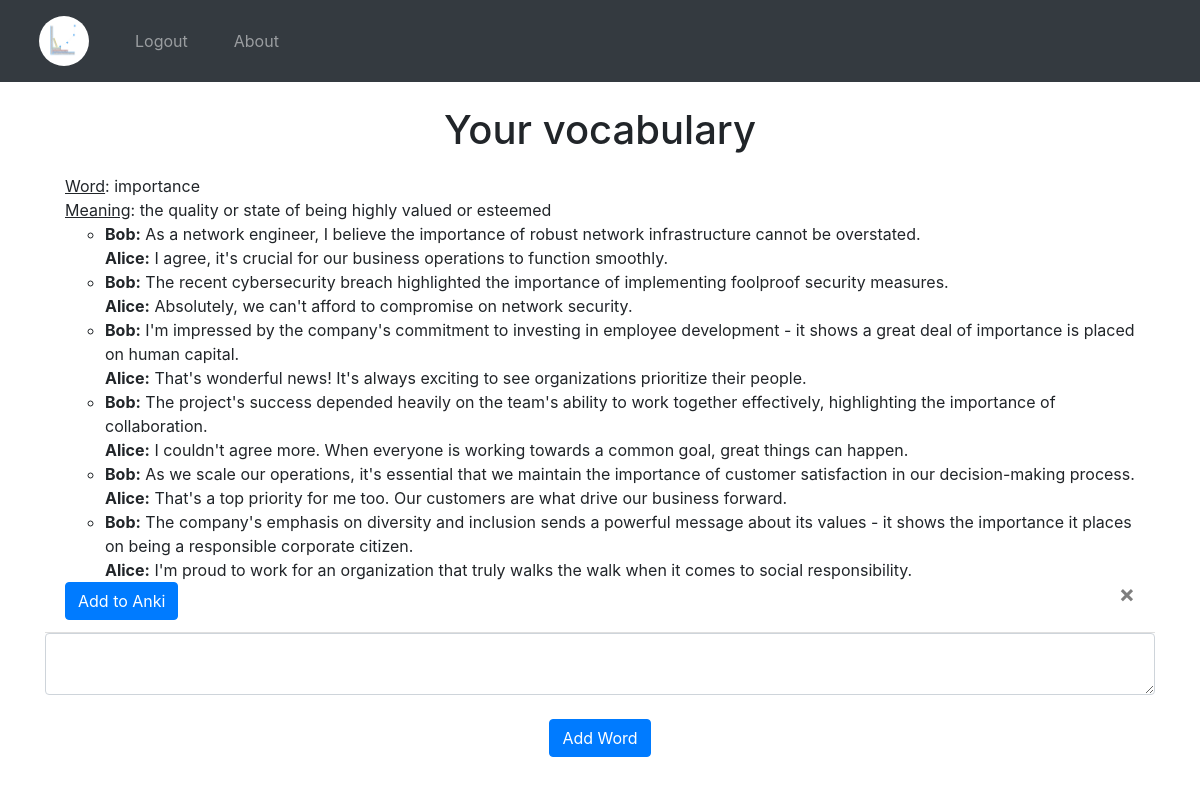
Page / (signed in) on the earlier database version.
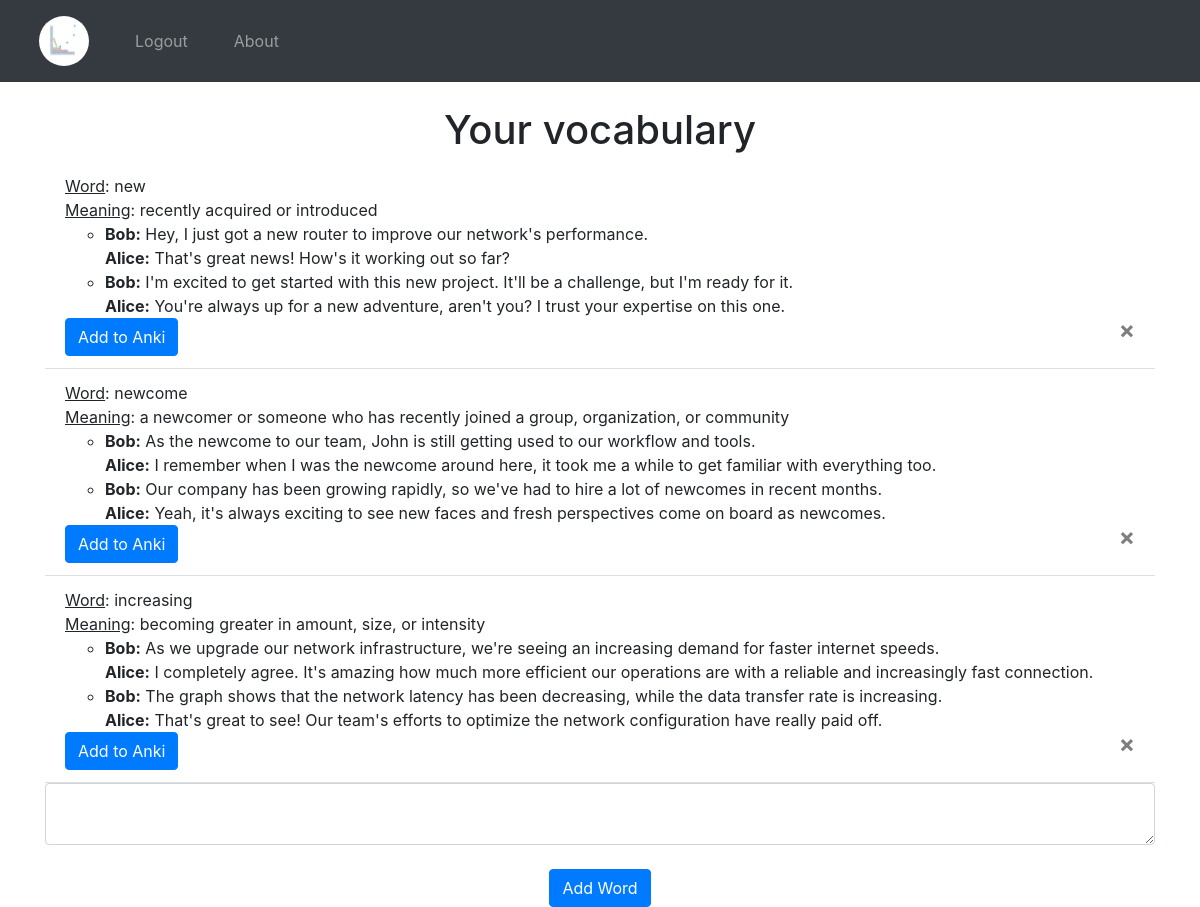
Same page on the later database version.
### website/models.py (models this page shows)
class Word(db.Model):
    id = db.Column(db.Integer, primary_key=True) # has autoincrement (default)
    data = db.Column(db.String(config.MAX_LEN_WORD))
    date = db.Column(db.DateTime(timezone=True), default=func.now())
    user_id = db.Column(db.Integer, db.ForeignKey('user.id'))
    word_info = db.Column(JSON)
    card_notes = db.Column(JSON)

### website/views.py (the view, shortened to what this page needs)
@views.route('/', methods=['GET', 'POST'])
@login_required
def home():
    return render_template("home.html", user=current_user)

### website/__init__.py (called while the page is built)
def create_app():
    app = Flask(__name__)
    app.config['SECRET_KEY'] = 'huasduofhaosudfhas' #TODO how to NOT disclose this private key
    app.config['SQLALCHEMY_DATABASE_URI'] = f'sqlite:///{DB_NAME}'
    db.init_app(app)
    from .views import views
    from .authn import authn
    app.register_blueprint(views, url_prefix='/')
    app.register_blueprint(authn, url_prefix='/')
    from .models import User, Word
    create_database(app)
    login_manager = LoginManager()
    login_manager.login_view = 'authn.login' # where users go if NOT loged-in
    login_manager.init_app(app)
    @login_manager.user_loader
    def load_user(id):
        return User.query.get(int(id)) # "int()" because we used the primary key as an Integer
    return app

### website/templates/home.html (shortened to what this page needs)
{% extends "base.html" %}
{% block content %}
    <br/>
    <h1 align="center">Your vocabulary</h1>
    <ul class="list-group list-group-flush" id="words">
        {% for word in user.words %}
            <li class="list-group-item">
                <u>Word</u>: {{ word.data }}
                <br>
                <u>Meaning</u>: {{ word.word_info.definition }}
                <br>
                <ul>
                    {% for sentence in word.word_info.dialog %}
                        <li>
                            <strong>Bob:</strong> {{ sentence.person1 }}
                            <br>
                            <strong>Alice:</strong> {{ sentence.person2 }}
                            <br>
                        </li>
                    {% endfor %}
                </ul>
                <button type="button" class="close" onClick="deleteWord({{ word.id }})">
                    <span aria-hidden="true">&times;</span>
                </button>
                <button type="button" class="btn btn-primary" onClick="addCardToAnki({{ word.id }})">
                    Add to Anki
                </button>
            </li>
        {% endfor %}
    </ul>
    <form id="addWordForm" method="POST">
        <textarea name="word" id="word" class="form-control"></textarea>
        <br />
        <div align="center">
            <button type="submit" class="btn btn-primary">Add Word</button>
        </div>
    </form>
{% endblock %}

### website/templates/base.html (shortened to what this page needs)
<!DOCTYPE html>
<html>
  <head>
    <link
      rel="stylesheet"
      href="https://stackpath.bootstrapcdn.com/bootstrap/4.4.1/css/bootstrap.min.css"
    />
    <link
      rel="stylesheet"
      href="https://stackpath.bootstrapcdn.com/font-awesome/4.7.0/css/font-awesome.min.css"
    />
  </head>
  <body>
    <nav class="navbar navbar-expand-lg navbar-dark bg-dark">
      <div class="collapse navbar-collapse" id="navbar">
        <div class="navbar-nav">
          {% if user.is_authenticated %}
            <a class="nav-item nav-link" id="home" href="/">
              <img src="../static/logo-lexigraph-3.png" alt="Home" style="height: 50px; width: 50px; border-radius: 50%;">
            </a>
            <a class="nav-item nav-link" id="logout" href="/logout">Logout</a>
            <a class="nav-item nav-link" id="about" href="/about">About</a>
          {% else %}
            <a class="nav-item nav-link" id="login" href="/login">Login</a>
            <a class="nav-item nav-link" id="signUp" href="/sign-up">Sign Up</a>
            <a class="nav-item nav-link" id="about" href="/about"> About</a>
          {% endif %}
        </div>
      </div>
    </nav>
    <div class="container">
      {% block content %}
      {% endblock %}
    </div>
  </body>
</html>

### website/templates/base.html (style rules this page uses)
.navbar-nav { display: flex; align-items: center; height: 100%; }
.navbar-nav .nav-item { margin: 0 15px; }
.navbar-nav .nav-link { display: flex; align-items: center; height: 100%; }

Differences in the rows shown:
removed Word: data "importance", word_info.definition "the quality or state of being highly valued or esteemed", person1 "As a network engineer, I believe the importance of robust network infrastructure cannot be overstated." "The recent cybersecurity breach highlighted the importance of implementing foolproof security measures." "I'm impressed by the company's commitment to investing in employee development - it shows a great deal of importance is placed on human capital." "The project's success depended heavily on the team's ability to work together effectively, highlighting the importance of collaboration." "As we scale our operations, it's essential that we maintain the importance of customer satisfaction in our decision-making process." "The company's emphasis on diversity and inclusion sends a powerful message about its values - it shows the importance it places on being a responsible corporate citizen.", person2 "I agree, it's crucial for our business operations to function smoothly." "Absolutely, we can't afford to compromise on network security." "That's wonderful news! It's always exciting to see organizations prioritize their people." "I couldn't agree more. When everyone is working towards a common goal, great things can happen." "That's a top priority for me too. Our customers are what drive our business forward." "I'm proud to work for an organization that truly walks the walk when it comes to social responsibility."
added Word: data "new", word_info.definition "recently acquired or introduced", person1 "Hey, I just got a new router to improve our network's performance." "I'm excited to get started with this new project. It'll be a challenge, but I'm ready for it.", person2 "That's great news! How's it working out so far?" "You're always up for a new adventure, aren't you? I trust your expertise on this one."
now on this page (row edited): Word: data "newcome", word_info.definition "a newcomer or someone who has recently joined a group, organization, or community", person1 "As the newcome to our team, John is still getting used to our workflow and tools." "Our company has been growing rapidly, so we've had to hire a lot of newcomes in recent months.", person2 "I remember when I was the newcome around here, it took me a while to get familiar with everything too." "Yeah, it's always exciting to see new faces and fresh perspectives come on board as newcomes."
now on this page (row edited): Word: data "increasing", word_info.definition "becoming greater in amount, size, or intensity", person1 "As we upgrade our network infrastructure, we're seeing an increasing demand for faster internet speeds." "The graph shows that the network latency has been decreasing, while the data transfer rate is increasing.", person2 "I completely agree. It's amazing how much more efficient our operations are with a reliable and increasingly fast connection." "That's great to see! Our team's efforts to optimize the network configuration have really paid off."
